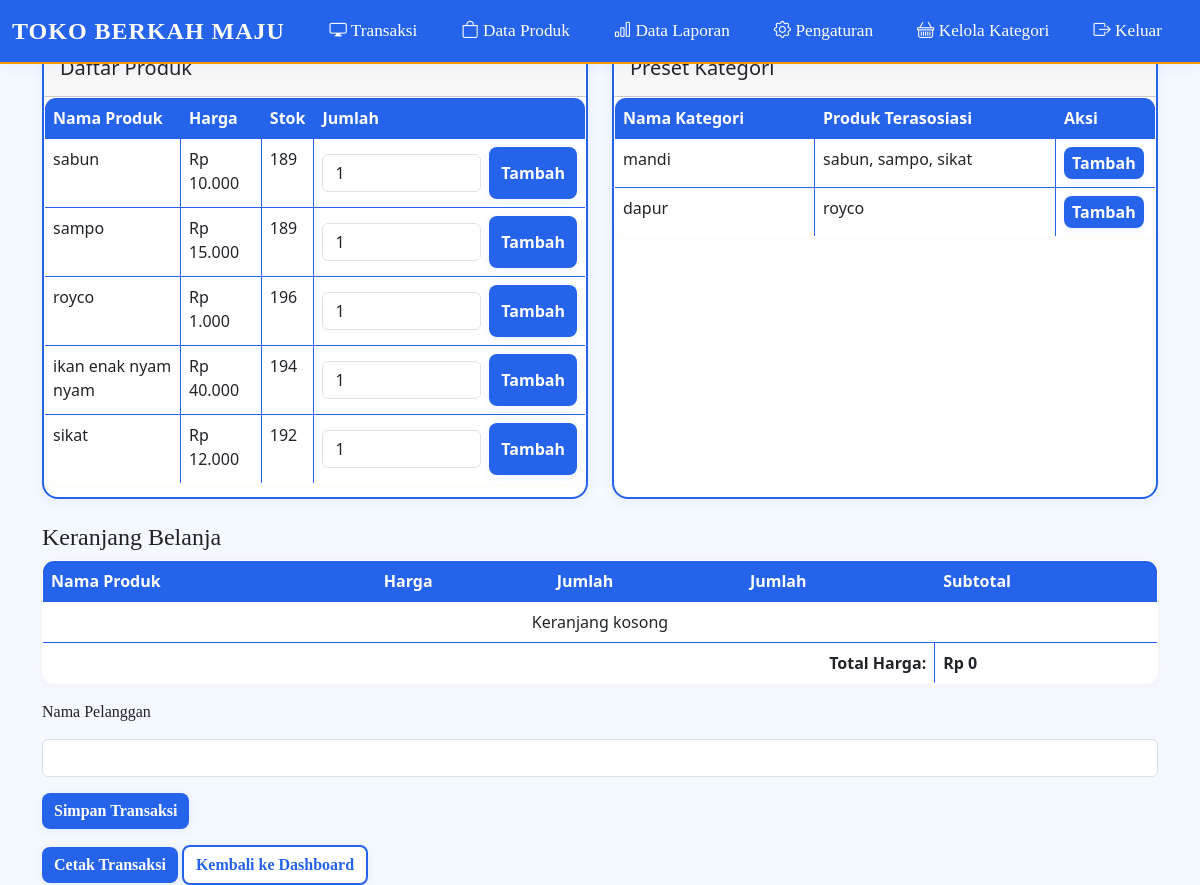
The page /transaksi.php (signed in) on the database its author committed.
### tables this page shows
CREATE TABLE IF NOT EXISTS `produk` (
  `id` int(11) NOT NULL AUTO_INCREMENT,
  `kode_produk` varchar(50) NOT NULL,
  `nama_produk` varchar(100) NOT NULL,
  `harga` int(11) NOT NULL,
  `stok` int(11) NOT NULL,
  `gambar` varchar(255) DEFAULT NULL,
  `kategori_id` int(11) DEFAULT NULL,
  PRIMARY KEY (`id`),
  UNIQUE KEY `kode_produk` (`kode_produk`),
  KEY `fk_kategori` (`kategori_id`)
);

CREATE TABLE IF NOT EXISTS `kategori` (
  `id` int(11) NOT NULL AUTO_INCREMENT,
  `nama_kategori` varchar(50) NOT NULL,
  `ikon` varchar(100) DEFAULT NULL,
  PRIMARY KEY (`id`)
);

### transaksi.php (the view, shortened to what this page needs)
<?php
include 'init.php';
$query_produk = "SELECT * FROM produk";
$result_produk = mysqli_query($koneksi, $query_produk);
$query_kategori = "SELECT * FROM kategori";
$result_kategori = mysqli_query($koneksi, $query_kategori);
$total_harga = array_sum(array_column($_SESSION['keranjang'], 'subtotal'));
?>
<!DOCTYPE html>
<html lang="id">
<head>
    <link href="https://cdn.jsdelivr.net/npm/bootstrap@5.3.0-alpha1/dist/css/bootstrap.min.css" rel="stylesheet">
    <link rel="stylesheet" href="custom_style.php">
</head>
<body class="with-navbar-padding">
    <?php include 'navbar.php'; ?>
    <div class="container mt-5 mb-5">
        <h3>Transaksi</h3>
        <div class="row">
            <div class="col-md-6">
                <div class="card mb-4">
                    <div class="card-header">
                        <h5>Daftar Produk</h5>
                    </div>
                    <div class="scrollable-content">
                        <table class="table table-bordered m-0">
                            <thead>
                                <tr class="sticky-header">
                                    <th>Nama Produk</th>
                                    <th>Harga</th>
                                    <th>Stok</th>
                                    <th>Jumlah</th>
                                </tr>
                            </thead>
                            <tbody>
                                <?php
                                mysqli_data_seek($result_produk, 0);
                                while ($produk = mysqli_fetch_assoc($result_produk)):
                                ?>
                                    <tr>
                                        <td><?= htmlspecialchars($produk['nama_produk']); ?></td>
                                        <td>Rp <?= number_format($produk['harga'], 0, ',', '.'); ?></td>
                                        <td><?= htmlspecialchars($produk['stok']); ?></td>
                                        <td>
                                            <form method="POST" action="transaksi.php" class="d-flex">
                                                <input type="number" name="jumlah" value="1" min="1" class="form-control me-2" required>
                                                <button type="submit" name="tambah_ke_keranjang" class="btn btn-success">Tambah</button>
                                            </form>
                                        </td>
                                    </tr>
                                <?php endwhile; ?>
                            </tbody>
                        </table>
                    </div>
                </div>
            </div>
            <div class="col-md-6">
                <div class="card mb-4">
                    <div class="card-header">
                        <h5>Preset Kategori</h5>
                    </div>
                    <div class="scrollable-content">
                        <table class="table table-bordered m-0">
                            <thead>
                                <tr class="sticky-header">
                                    <th>Nama Kategori</th>
                                    <th>Produk Terasosiasi</th>
                                    <th width="100">Aksi</th>
                                </tr>
                            </thead>
                            <tbody>
                                <?php
                                mysqli_data_seek($result_kategori, 0);
                                while ($kategori = mysqli_fetch_assoc($result_kategori)):
                                    $kategori_id = $kategori['id'];
                                    $produk_query = "SELECT nama_produk FROM produk WHERE kategori_id = $kategori_id";
                                    $produk_result = mysqli_query($koneksi, $produk_query);
                                    $produk_names = [];
                                    while ($produk = mysqli_fetch_assoc($produk_result)) {
                                        $produk_names[] = $produk['nama_produk'];
                                    }
                                    $produk_list = implode(', ', $produk_names);
                                ?>
                                    <tr>
                                        <td><?= htmlspecialchars($kategori['nama_kategori']); ?></td>
                                        <td>
                                            <?php if (!empty($produk_list)): ?>
                                                <?= htmlspecialchars($produk_list); ?>
                                            <?php else: ?>
                                                <em>Tidak ada produk</em>
                                            <?php endif; ?>
                                        </td>
                                        <td>
                                            <form method="POST" action="">
                                                <button type="submit" name="tambah_kategori" class="btn btn-primary btn-sm">Tambah</button>
                                            </form>
                                        </td>
                                    </tr>
                                <?php endwhile; ?>
                            </tbody>
                        </table>
                    </div>
                </div>
            </div>
        </div>
        <div id="print-area">
            <h4>Keranjang Belanja</h4>
            <table class="table table-bordered">
                <thead>
                    <tr>
                        <th>Nama Produk</th>
                        <th>Harga</th>
                        <th class="no-print">Jumlah</th>
                        <th>Jumlah</th>
                        <th>Subtotal</th>
                    </tr>
                </thead>
                <tbody>
                    <?php if (!empty($_SESSION['keranjang'])): ?>
                        <?php foreach ($_SESSION['keranjang'] as $index => $produk): ?>
                            <tr>
                                <td><?= htmlspecialchars($produk['nama']); ?></td>
                                <td>Rp <?= number_format($produk['harga'], 0, ',', '.'); ?></td>
                                <td class="no-print">
                                    <form method="POST" action="" class="quantity-control">
                                        <input type="hidden" name="index" value="<?= $index; ?>">
                                        <div class="d-flex align-items-center">
                                            <button type="submit" name="update_jumlah" class="btn btn-outline-danger btn-sm" onclick="document.getElementById('qty_<?= $index; ?>').value--;">-</button>
                                            <input type="number" id="qty_<?= $index; ?>" name="jumlah" value="<?= $produk['jumlah']; ?>" min="0" class="form-control mx-2" style="width: 70px;" onChange="this.form.submit()">
                                            <button type="submit" name="update_jumlah" class="btn btn-outline-success btn-sm" onclick="document.getElementById('qty_<?= $index; ?>').value++;">+</button>
                                        </div>
                                    </form>
                                </td>
                                <td><?= $produk['jumlah']; ?></td>
                                <td>Rp <?= number_format($produk['subtotal'], 0, ',', '.'); ?></td>
                            </tr>
                        <?php endforeach; ?>
                    <?php else: ?>
                        <tr><td colspan="5" class="text-center">Keranjang kosong</td></tr>
                    <?php endif; ?>
                </tbody>
                <tfoot>
                    <tr>
                        <td colspan="4" class="text-end"><strong>Total Harga:</strong></td>
                        <td><strong>Rp <?= number_format($total_harga, 0, ',', '.'); ?></strong></td>
                    </tr>
                </tfoot>
            </table>
        </div>
        <form method="POST" action="simpan_transaksi.php" class="mt-3">
            <div class="mb-3">
                <label for="nama_pelanggan" class="form-label">Nama Pelanggan</label>
                <input type="text" name="nama_pelanggan" id="nama_pelanggan" class="form-control" required>
            </div>
            <button type="submit" name="simpan" class="btn btn-primary">Simpan Transaksi</button>
        </form>
        <button class="btn btn-success mt-3" onclick="printKeranjang()">Cetak Transaksi</button>
        <a href="dashboard.php" class="btn btn-secondary mt-3">Kembali ke Dashboard</a>
    </div>
</body>
</html>

### style.css (style rules this page uses)
:root { --primary-color: #2563eb; --accent-color: #ff9800; --bg-color: #f4f8ff; --btn-color: #2563eb; --table-color: #2563eb; --main-font: 'Segoe UI', Arial, sans-serif; --font-color: #222; }
body { background: var(--bg-color) !important; font-family: var(--main-font) !important; color: var(--font-color) !important; display: flex; justify-content: center; align-items: center; height: 100vh; }
input { width: 100%; padding: 12px; margin: 7px 0; border-radius: 8px; border: 2px solid #b6c6e3; background: #f8fafc; font-size: 1rem; transition: border 0.2s; }
button, .btn, .btn-primary { background: var(--btn-color) !important; color: #fff !important; border: none; border-radius: 8px; font-weight: 600; font-size: 1rem; box-shadow: 0 2px 8px rgba(37,99,235,0.08); transition: background 0.2s, box-shadow 0.2s; }
button.btn-secondary, .btn-secondary { background: #fff !important; color: var(--btn-color) !important; border: 2px solid var(--btn-color) !important; }
.card { border-radius: 16px !important; box-shadow: 0 2px 12px rgba(37,99,235,0.07); border: 2px solid var(--primary-color); font-family: var(--main-font) !important; }
.table { border-radius: 12px; overflow: hidden; background: #fff; box-shadow: 0 1px 6px rgba(255,152,0,0.06); border: 1.5px solid var(--primary-color); font-family: var(--main-font) !important; }
.table thead th, .table thead td { background: var(--table-color) !important; color: #fff !important; }
.with-navbar-padding { padding-top: 90px !important; }

### transaksi.php (style rules this page uses)
.scrollable-content { height: 400px; overflow-y: auto; }
.sticky-header { position: sticky; top: 0; background-color: white; z-index: 10; }

### navbar.php (style rules this page uses)
body { padding-top: 70px; }

### rows shown on the page
produk: nama_produk "sabun", harga "10.000", stok "189"
produk: nama_produk "sampo", harga "15.000", stok "189"
produk: nama_produk "royco", harga "1.000", stok "196"
produk: nama_produk "ikan enak nyam nyam", harga "40.000", stok "194"
produk: nama_produk "sikat", harga "12.000", stok "192"
kategori: nama_kategori "mandi", produk_list "sabun, sampo, sikat"
kategori: nama_kategori "dapur", produk_list "royco"

### other values the page prints
$total_harga "0"
